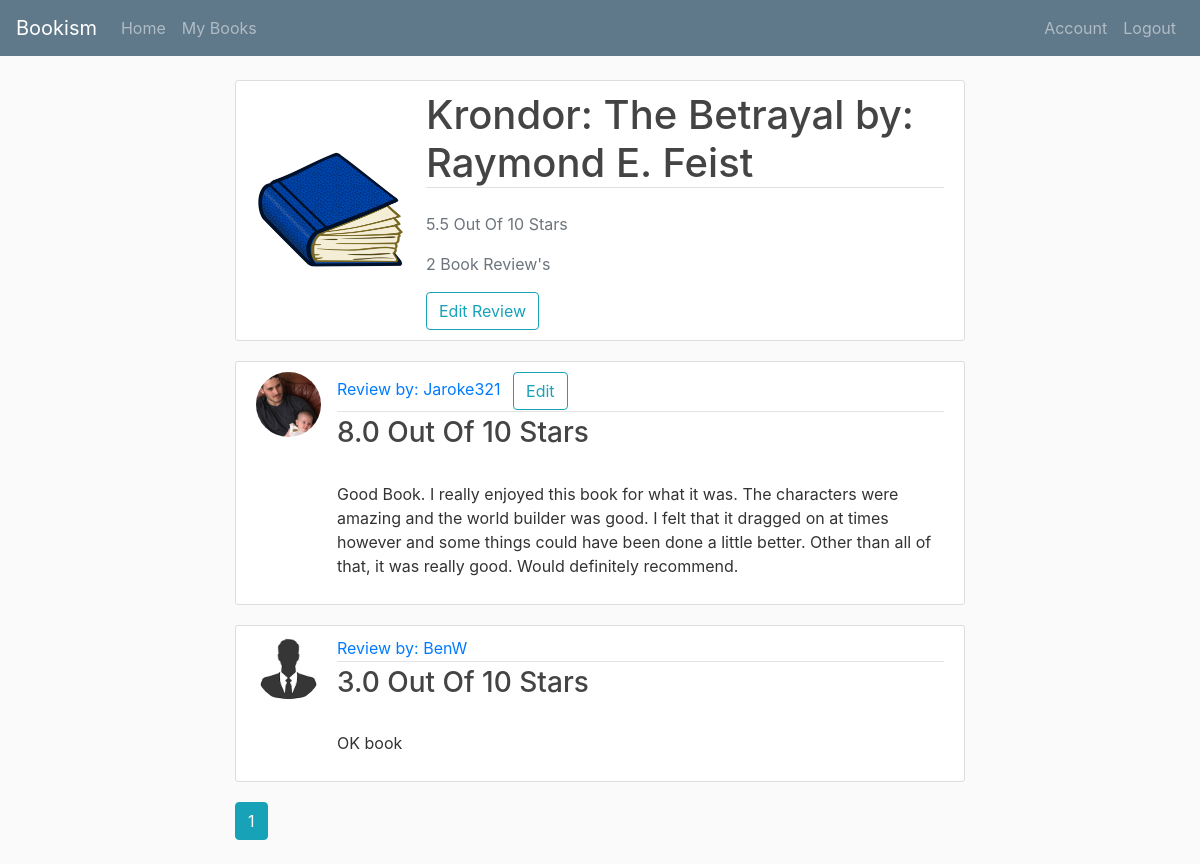
Page /book/1 (signed in) on the committed database.
### project1/models.py (models this page shows)
class Book(db.Model):
    id = db.Column(db.Integer, primary_key=True)
    isbn = db.Column(db.String(25), nullable=False)
    title = db.Column(db.String(50), nullable=False)
    author = db.Column(db.String(25), nullable=False)
    year = db.Column(db.Integer, nullable=False)
    count_ratings = db.Column(db.Integer)
    overall_rating = db.Column(db.Float)
    image_file = db.Column(db.String(20), nullable=False, default='default.jpg')
    reviews = db.relationship("Review", back_populates="books")

class Review(db.Model):
    book_id = db.Column(db.String(25), db.ForeignKey('book.id'), primary_key = True)
    user_id = db.Column(db.Integer, db.ForeignKey('user.id'), primary_key = True)
    username = db.Column(db.String(25), nullable=False)
    bookname = db.Column(db.String(50), nullable=False)
    timestamp = db.Column(db.DateTime, default=datetime.utcnow)
    review = db.Column(db.Text)
    rating = db.Column(db.Float)
    books = db.relationship("Book", back_populates="reviews")
    users = db.relationship("User", back_populates="reviews")

class User(db.Model, UserMixin):
    id = db.Column(db.Integer, primary_key=True)
    name = db.Column(db.String(25), nullable=False)
    password = db.Column(db.String(60), nullable=False)
    image_file = db.Column(db.String(20), nullable=False, default='default.jpg')
    reviews = db.relationship("Review", back_populates="users")

### project1/routes.py (the view)
@app.route("/book/<int:id>")
def book(id):
    book = Book.query.get(int(id)) # Get the book from the database
    page = request.args.get('page', 1, type=int)
    img_file = url_for('static', filename=f'book_pics/{book.image_file}')
    reviewed = False  # used to see if the user has reviewed this book
    if Review.query.filter_by(book_id=id, user_id=current_user.id).first():
        reviewed = True
    reviews = Review.query.filter_by(book_id=book.id)\
        .order_by(desc(Review.timestamp))\
        .paginate(page=page, per_page=10)
    return render_template('book.html', book=book, img=img_file,
        reviewed=reviewed, reviews=reviews)

### project1/models.py (called while the page is built)
@login_manager.user_loader
def load_user(user_id):
    return User.query.get(int(user_id))

### project1/templates/book.html (shortened to what this page needs)
{% extends "index.html" %}
{% block body %}
<div class="col-md-8 justify-content-center">
  <div class="container content-section">
    <div class="media align-items-center">
      <img src="{{ img }}" width="150">
      <div class="media-body review-body">
        <h2 class="border-bottom mb-4 account-heading">{{ book.title }} by: {{ book.author }}</h2>
        <p class="text-secondary">{{ book.overall_rating }} Out Of 10 Stars</p>
        <p class="text-secondary">{{ book.count_ratings }} Book Review's</p>
        {% if reviewed %}
          <a href="{{ url_for('review', id=book.id) }}" class="btn btn-outline-info">Edit Review</a>
        {% else %}
          <a class="btn btn-outline-info" href="{{ url_for('review', id=book.id) }}">Leave Review</a>
        {% endif %}
      </div>
    </div>
  </div>
{% for review in reviews.items %}
  <article class="media content-section">
    <img src="/static/profile_pics/{{ review.users.image_file }}" class="rounded-circle article-img" width="80">
    <div class="media-body">
      <div class="article-metadata">
        <a class="mr-2" href="{{ url_for('users', id=review.user_id) }}">Review by: {{ review.username }}</a>
        {% if current_user.id == review.user_id %}
          <a class="btn btn-outline-info" href="{{ url_for('review', id=review.book_id) }}">Edit</a>
        {% endif %}
      </div>
      <h3><a class="article-title">{{ review.rating }} Out Of 10 Stars</a></h3>
      <p class="article-content">
        {{ review.review }}
      </p>
    </div>
  </article>
{% endfor %}
{% for page_num in reviews.iter_pages(left_edge=1, right_edge=1, left_current=1, right_current=2) %}
  {% if page_num %}
    {% if reviews.page == page_num %}
      <a class="btn btn-info mb-4" href="{{ url_for('book', id=book.id, page=page_num) }}">{{ page_num }}</a>
    {% else %}
      <a class="btn btn-outline-info mb-4" href="{{ url_for('book', id=book.id, page=page_num) }}">{{ page_num }}</a>
    {% endif %}
  {% else %}
    ...
  {% endif %}
{% endfor %}
</div>
{% endblock %}

### project1/static/main.css (style rules this page uses)
body { background-color: #fafafa; color: #333333; margin-top: 5rem; }
h1, h2, h3, h4, h5, h6 { color: #444444; }
.content-section { background: #ffffff; padding: 10px 20px; border: 1px solid #dddddd; border-radius: 3px; margin-bottom: 20px; }
.article-title { color: #444444; }
.article-content { white-space: pre-line; }
.article-img { height: 65px; width: 65px; margin-right: 16px; }
.article-metadata { padding-bottom: 1px; margin-bottom: 4px; border-bottom: 1px solid #e3e3e3 }
.account-heading { font-size: 2.5rem; }
.review-body { margin-left: 20px; }

### rows in the picture
Book: title "Krondor: The Betrayal", author "Raymond E. Feist", overall_rating "5.5", count_ratings "2"
Review: users.image_file (picture), username "Jaroke321", rating "8.0", review "Good Book. I really enjoyed this book for what it was. The characters were amazing and the world builder was good. I felt that it dragged on at times however and some things could have been done a little better. Other than all of that, it was really good. Would definitely recommend."
Review: users.image_file (placeholder picture), username "BenW", rating "3.0", review "OK book"

### other values in the picture
{{ page_num }} "1"
